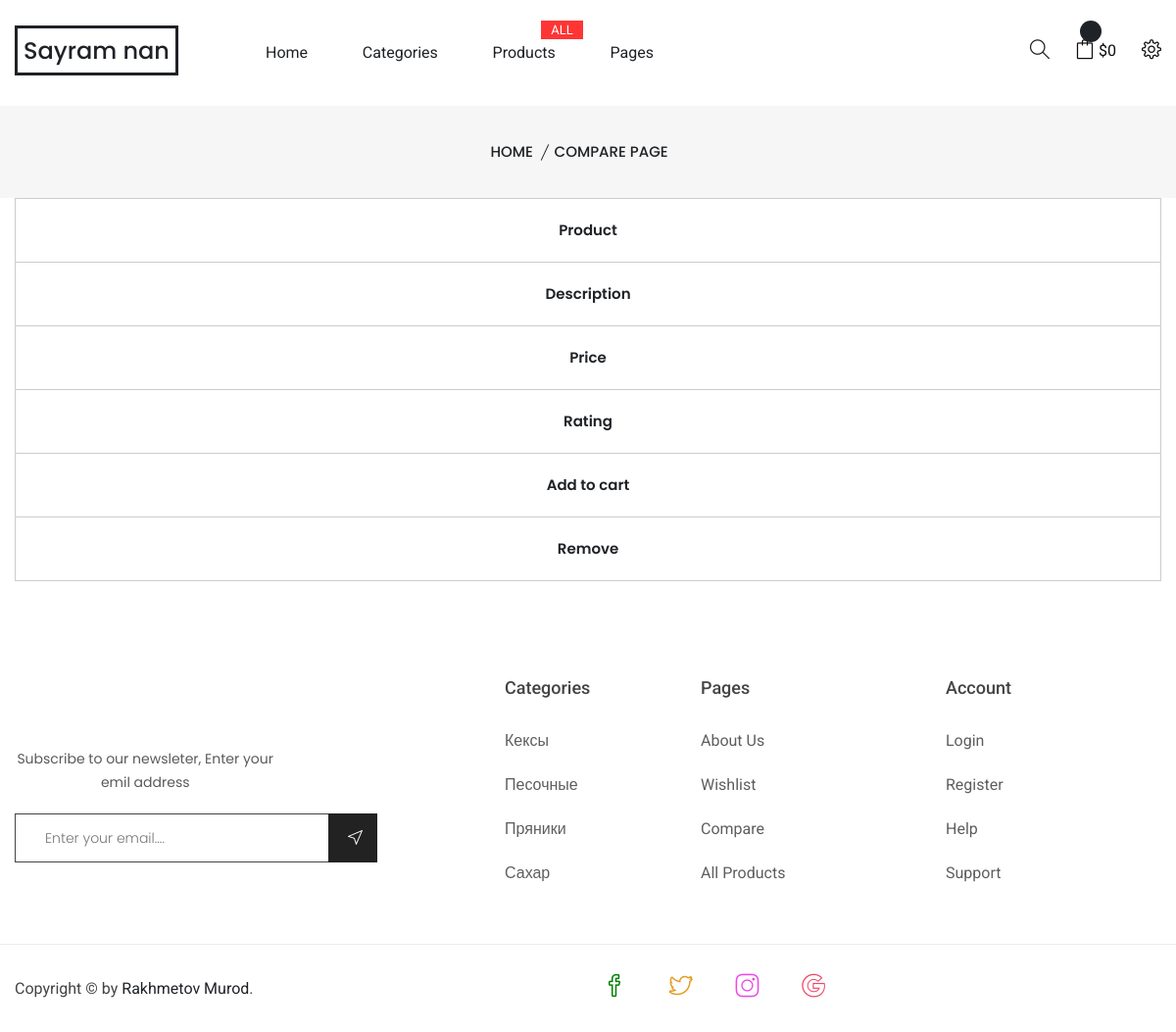
The page /compare/ on the database its author committed.
### main/models.py (models this page shows, shortened)
class Category(models.Model):
    title = models.CharField(max_length=200, blank=True)
    parent = models.ForeignKey("Category", on_delete=models.CASCADE, null=True, blank=True)
    logo = models.ImageField(upload_to='upload', blank=True)
    class Meta:
        verbose_name = "Категории"
        verbose_name_plural = "Категории"

### main/views.py (the view)
# urls.py: path('compare/', compareHandler),
def compareHandler(request):
    categories = Category.objects.all()
    products = Product.objects.all()
    new_cart = None
    cart_items = []
    compare_list = []
    user_session_id = request.session.session_key
    if user_session_id:
        open_carts = Cart.objects.filter(session_id=user_session_id).filter(status=0)
        if open_carts:
            new_cart = open_carts[0]
            cart_items = CartItem.objects.filter(cart__id=new_cart.id).filter(status=0)
        compare_list = CompareItem.objects.filter(session_id=user_session_id)
    return render(request, 'compare.html', {
        'categories': categories,
        'products': products,
        'new_cart': new_cart,
        'cart_items': cart_items,
        'compare_list': compare_list,
    })

### templates/compare.html (shortened to what this page needs)
{% extends 'base.html' %}
{% block content %}
    <div class="breadcrumb-area pt-35 pb-35 bg-gray">
        <div class="container">
            <div class="breadcrumb-content text-center">
                <ul>
                    <li>
                        <a href="/">Home</a>
                    </li>
                    <li class="active">compare page </li>
                </ul>
            </div>
        </div>
    </div>
    <div class="compare-page-wrapper pt-100 pb-100">
        <div class="container">
            <div class="row">
                <div class="col-lg-12">
                    <div class="compare-page-content-wrap">
                        <div class="compare-table table-responsive">
                            <table class="table table-bordered mb-0">
                                <tbody>
                                <tr>
                                    <td class="first-column">Product</td>
                                </tr>
                                <tr>
                                    <td class="first-column">Description</td>
                                </tr>
                                <tr>
                                    <td class="first-column">Price</td>
                                </tr>
                                <tr>
                                    <td class="first-column">Rating</td>
                                </tr>
                                <tr>
                                    <td class="first-column">Add to cart</td>
                                </tr>
                                <tr>
                                    <td class="first-column">Remove</td>
                                </tr>
                                </tbody>
                            </table>
                        </div>
                    </div>
                </div>
            </div>
        </div>
    </div>
{% endblock %}

### templates/base.html (shortened to what this page needs)
<!doctype html>
<html class="no-js" lang="zxx">
<head>
    <link rel="stylesheet" href="/static/assets/css/bootstrap.min.css">
    <link rel="stylesheet" href="/static/assets/css/icons.min.css">
    <link rel="stylesheet" href="path/to/font-awesome/css/font-awesome.min.css">
    <link rel="stylesheet" href="/static/assets/css/plugins.css">
    <link rel="stylesheet" href="/static/assets/css/style.css">
</head>
<body>
<div class="wrapper">
    <header class="header-area sticky-bar">
        <div class="main-header-wrap">
            <div class="container">
                <div class="row">
                    <div class="col-xl-2 col-lg-2">
                        <div class="logo pt-40">
                            <a href="/">
                                <span style="font-size: 24px; font-weight: 500; border: 3px solid; padding: 6px">Sayram nan</span>
                            </a>
                        </div>
                    </div>
                    <div class="col-xl-7 col-lg-7 ">
                        <div class="main-menu">
                            <nav>
                                <ul>
                                    <li class="angle-shape"><a href="/">Home </a></li>
                                    <li class="angle-shape"><a href="#"> Categories </a>
                                    </li>
                                    <li><a href="/all/catalog/">Products<span>All</span> </a></li>
                                    <li class="angle-shape"><a href="#">Pages </a>
                                    </li>
                                </ul>
                            </nav>
                        </div>
                    </div>
                    <div class="col-xl-3 col-lg-3">
                        <div class="header-right-wrap pt-40">
                            <div class="header-search">
                                <a class="search-active" href="#"><i class="sli sli-magnifier"></i></a>
                            </div>
                            <div class="cart-wrap">
                                <button style="color: #110e0e; padding: 0;" class="icon-cart-active">
                                    <span class="icon-cart">
                                        <i class="sli sli-bag"></i>
                                        <span class="count-style">{{ new_cart.amount }}</span>
                                    </span>
                                    <span style="color: #110e0e;" class="cart-price">
                                        ${{ new_cart.price }}0
                                    </span>
                                </button>
                            </div>
                            <div class="setting-wrap">
                                <button class="setting-active">
                                    <i style="color: #110e0e;" class="sli sli-settings"></i>
                                </button>
                            </div>
                        </div>
                    </div>
                </div>
            </div>
        </div>
    </header>
    {% block content %}
    {% endblock %}
    <footer class="footer-area pt-100">
        <div class="container">
            <div class="footer-top-2 pb-20">
                <div class="row">
                    <div class="col-lg-4 col-md-4 col-sm-12 col-12" style="text-align: center;">
                        <div class="footer-widget mb-40">
                            <div class="subscribe-style mt-45">
                                <p>Subscribe to our newsleter, Enter your emil address</p>
                                <div id="mc_embed_signup" class="subscribe-form mt-20">
                                    <form class="validate subscribe-form-style" novalidate="" name="mc-embedded-subscribe-form" method="post" action="/cart/">
                                        <div id="mc_embed_signup_scroll" class="mc-form">
                                            <input class="email" type="email" required="" placeholder="Enter your email...." name="email" value="">
                                            <div class="clear">
                                                <input id="mc-embedded-subscribe" class="button" type="submit" name="subscribe" value="">
                                            </div>
                                        </div>
                                    </form>
                                </div>
                            </div>
                        </div>
                    </div>
                    <div class="col-lg-3 col-md-3 col-sm-4 col-6">
                        <div class="footer-widget mb-40 pl-100">
                            <div class="footer-title">
                                <h3>Categories</h3>
                            </div>
                            <div class="footer-list">
                                <ul>
                                    {% for cat in categories %}
                                    {% if not cat.parent %}
                                        <li><a href="/catalog/{{ cat.id }}/">{{ cat.title }}</a></li>
                                    {% endif %}
                                    {% endfor %}
                                </ul>
                            </div>
                        </div>
                    </div>
                    <div class="col-lg-2 col-md-2 col-sm-4 col-12">
                        <div class="footer-widget mb-40">
                            <div class="footer-title">
                                <h3>Pages</h3>
                            </div>
                            <div class="footer-list">
                                <ul>
                                    <li><a href="#">About Us</a></li>
                                    <li><a href="/wishlist/">Wishlist</a></li>
                                    <li><a href="/compare/">Compare</a></li>
                                    <li><a href="/catalog/">All Products</a></li>
                                </ul>
                            </div>
                        </div>
                    </div>
                    <div class="col-lg-3 col-md-3 col-sm-4 col-6">
                        <div class="footer-widget mb-40 pl-50">
                            <div class="footer-title">
                                <h3>Account</h3>
                            </div>
                            <div class="footer-list">
                                <ul>
                                    <li><a href="login-register.html">Login</a></li>
                                    <li><a href="login-register.html">Register</a></li>
                                    <li><a href="contact-us.html">Help</a></li>
                                    <li><a href="contact-us.html">Support</a></li>
                                </ul>
                            </div>
                        </div>
                    </div>
                </div>
            </div>
        </div>
        <div class="footer-bottom border-top-2 pt-30">
            <div class="container">
                <div class="row align-items-center">
                    <div class="col-lg-6 col-md-6 col-sm-6 col-12">
                        <div class="copyright-2 pb-30">
                            <p>Copyright ©  by <a target="_blank" href="https://www.instagram.com/rakhmetov_murod">Rakhmetov Murod</a>.</p>
                        </div>
                    </div>
                    <div class="col-lg-6 col-md-6 col-sm-6 col-12">
                        <div class="copyright-2 pb-30">
                            <a style="padding-right: 40px; font-size: 24px; color: green;" target="_blank" class="facebook" href="https://www.instagram.com/sayram.nan"><i class="sli sli-social-facebook"></i></a>
                            <a style="padding-right: 40px; font-size: 24px; color: #e39d24;" target="_blank" class="twitter" href="https://www.instagram.com/sayram.nan"><i class="sli sli-social-twitter"></i></a>
                            <a style="padding-right: 40px; font-size: 24px; color: #ed47e8;" target="_blank" class="instagram" href="https://www.instagram.com/sayram.nan"><i class="sli sli-social-instagram"></i></a>
                            <a style="padding-right: 40px; font-size: 24px; color: #ed4768;" target="_blank" class="google" href="https://sayram-nan.kz/"><i class="sli sli-social-google"></i></a>
                        </div>
                    </div>
                </div>
            </div>
        </div>
    </footer>
</div>
</body>
</html>

### rows shown on the page
Category: title "Кексы"
Category: title "Песочные"
Category: title "Пряники"
Category: title "Сахар"
